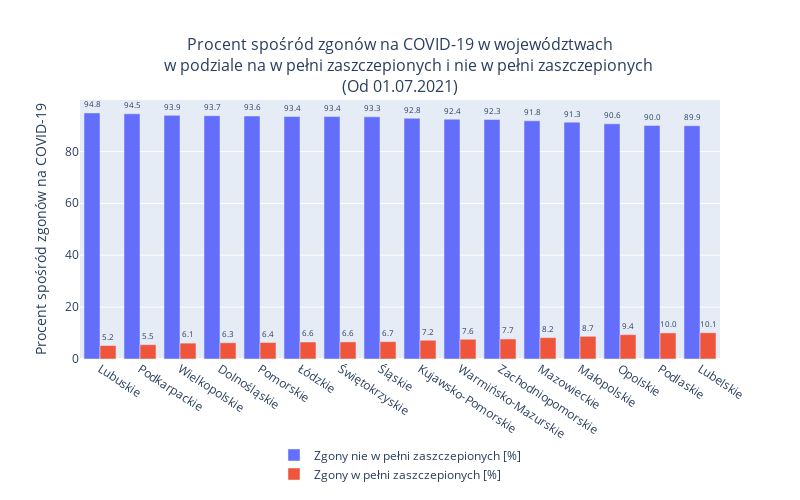

Notebook code cell kept with this figure:
### Code cell
fig = go.Figure(
    data=[
        go.Bar(
            name = 'Zgony nie w pełni zaszczepionych [%]', 
            x=df2021['Województwo'], 
            y=df2021['Zgony nie w pełni zaszczepionych [%]'], 
            offsetgroup=1,
            text = df2021['Zgony nie w pełni zaszczepionych [%]']
            ),
        go.Bar(
            name = 'Zgony w pełni zaszczepionych [%]', 
            x=df2021['Województwo'], 
            y=df2021['Zgony w pełni zaszczepionych [%]'], 
            offsetgroup=2,
            text = df2021['Zgony w pełni zaszczepionych [%]']
            )
    ]
)

fig.update_traces(
    texttemplate='%{text:2.1f}', 
    textposition='outside',
    )

fig.update_layout(
    barmode='group', 
    width=800, 
    height=500,
    title = "Procent spośród zgonów na COVID-19 w województwach<br>\
    w podziale na w pełni zaszczepionych i nie w pełni zaszczepionych<br>(Od 01.07.2021)",
    yaxis_title="Procent spośród zgonów na COVID-19",
    legend_title="",
    uniformtext_minsize=8, 
    uniformtext_mode='show',
    legend=dict(
        y=-0.5,
        xanchor="center",
        x=0.5
        ),
    title_xanchor='center',
    title_x = 0.5,
    title_font_size=16
    )
fig.update_xaxes(tickangle=33)
fig.show()
fig.write_image(os.sep.join([image_dir, 'zgony_szczep_proc_woj_2021.jpg']), scale=4)

### Figure 1 — Plotly figure (JSON) as saved in the notebook; plotly's stock layout.template omitted (floating-point values rounded to 4 significant figures)
{"data": [{"name": "Zgony nie w pełni zaszczepionych [%]", "offsetgroup": "1", "text": [94.81, 94.49, 93.88, 93.75, 93.64, 93.45, 93.41, 93.32, 92.77, 92.4, 92.29, 91.78, 91.25, 90.63, 89.95, 89.89], "textposition": "outside", "texttemplate": "%{text:2.1f}", "type": "bar", "x": ["Lubuskie", "Podkarpackie", "Wielkopolskie", "Dolnośląskie", "Pomorskie", "Łódzkie", "Świętokrzyskie", "Śląskie", "Kujawsko-Pomorskie", "Warmińsko-Mazurskie", "Zachodniopomorskie", "Mazowieckie", "Małopolskie", "Opolskie", "Podlaskie", "Lubelskie"], "y": [94.81, 94.49, 93.88, 93.75, 93.64, 93.45, 93.41, 93.32, 92.77, 92.4, 92.29, 91.78, 91.25, 90.63, 89.95, 89.89]}, {"name": "Zgony w pełni zaszczepionych [%]", "offsetgroup": "2", "text": [5.192, 5.512, 6.119, 6.254, 6.365, 6.554, 6.594, 6.678, 7.227, 7.6, 7.711, 8.22, 8.747, 9.371, 10.05, 10.11], "textposition": "outside", "texttemplate": "%{text:2.1f}", "type": "bar", "x": ["Lubuskie", "Podkarpackie", "Wielkopolskie", "Dolnośląskie", "Pomorskie", "Łódzkie", "Świętokrzyskie", "Śląskie", "Kujawsko-Pomorskie", "Warmińsko-Mazurskie", "Zachodniopomorskie", "Mazowieckie", "Małopolskie", "Opolskie", "Podlaskie", "Lubelskie"], "y": [5.192, 5.512, 6.119, 6.254, 6.365, 6.554, 6.594, 6.678, 7.227, 7.6, 7.711, 8.22, 8.747, 9.371, 10.05, 10.11]}], "layout": {"barmode": "group", "height": 500, "legend": {"title": {"text": ""}, "x": 0.5, "xanchor": "center", "y": -0.5}, "title": {"font": {"size": 16}, "text": "Procent spośród zgonów na COVID-19 w województwach<br>    w podziale na w pełni zaszczepionych i nie w pełni zaszczepionych<br>(Od 01.07.2021)", "x": 0.5, "xanchor": "center"}, "uniformtext": {"minsize": 8, "mode": "show"}, "width": 800, "xaxis": {"tickangle": 33}, "yaxis": {"title": {"text": "Procent spośród zgonów na COVID-19"}}}}
